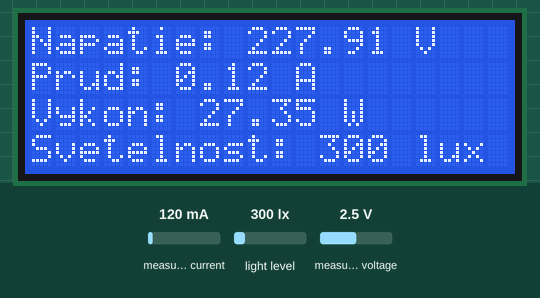
Simulated run of this sketch. Board: ESP32. On the bench: 20×4 character LCD. Inputs (shaded band) come from the test bench; at power-on: measured current 120 mA, light level 300 lx, measured voltage 2.5 V. WiFi joins after 1.5 s; servers stay silent unless stated; uploads are accepted with an empty reply; what the sketch prints to the serial monitor is not drawn.

Above: at 3.7 s.
3.8 s: measured current set to 40 mA
At 5.2 s:
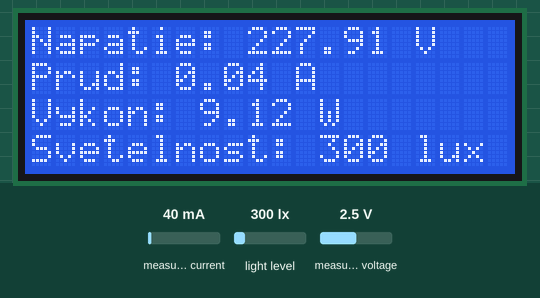
5.5 s: light level set to 40 lx
At 6.8 s:
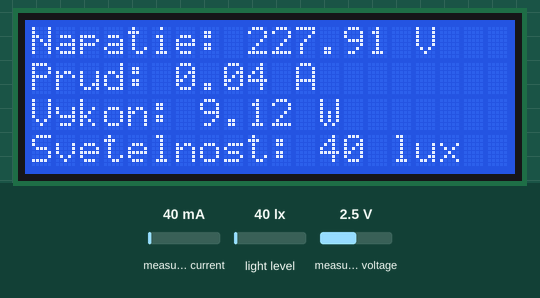
7.5 s: measured voltage set to 0.1 V
At 9.0 s:
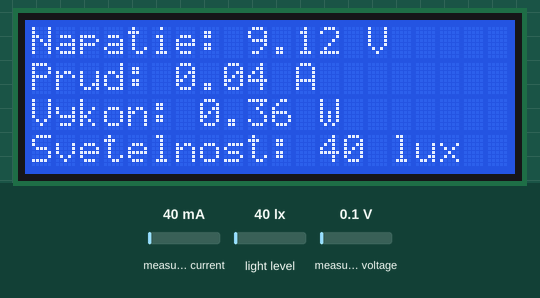
9.4 s: measured current set to 500 mA
At 11.0 s:
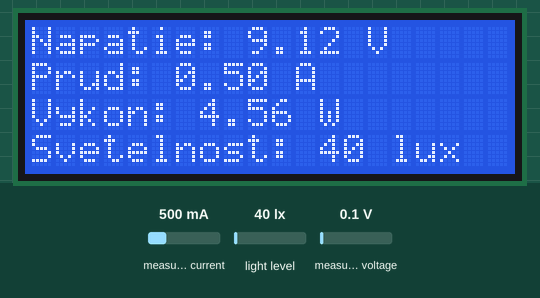
11.3 s: light level set to 500 lx
At 12.9 s:
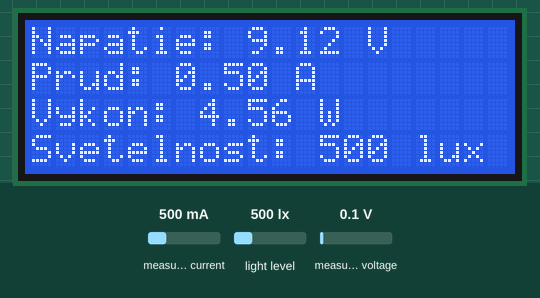
13.2 s: measured voltage set to 1.2 V
At 14.1 s:
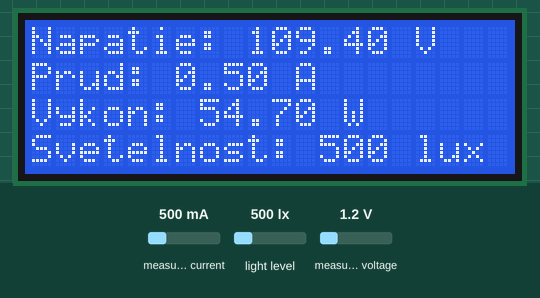
Timing chart, 0 to 16.1 s (numbered marks = the images above; inputs shaded):
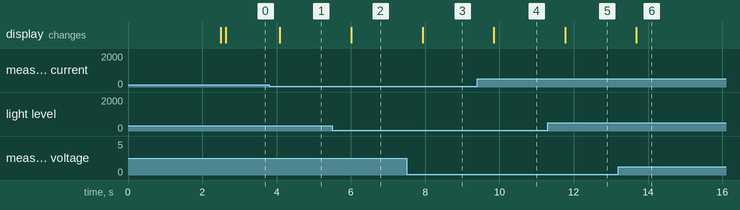

The sketch:

ESP32_ZdrojovyKod.ino
```cpp
#include <WiFi.h>
#include <HTTPClient.h>

#include <Adafruit_ADS1X15.h>

#include <ACS712.h> //špecifický
#include <BH1750.h>

#include <LiquidCrystal_I2C.h>

//---Wi-Fi
//home
const char* ssid = "***";
const char* password = "***";
const char* URL = "***-/upload.php";

/*//mobilnet
const char* ssid = "***";
const char* password = "***";
const char* URL = "***-/upload.php";
*/

Adafruit_ADS1115 adc;

#define VOLTAGE 4.096 // 6.144  // 4.096
#define BITS 32768

//  ACS712 5A  uses 185 mV per A
//  ACS712 20A uses 100 mV per A
//  ACS712 30A uses  66 mV per A
ACS712  ACS1(1, VOLTAGE, BITS, 185);
//ACS712  ACS2(3, VOLTAGE, BITS, 66);

BH1750 lightMeter;
LiquidCrystal_I2C lcd(0x27,20,4);

void setup() {
  Serial.begin(115200);

  connectWiFi();
  adcSetup();
  acs1Setup();
//  acs2Setup();
  lightMeter.begin();
  lcd.begin();
  lcd.backlight();
}

void loop() {
  if (WiFi.status() != WL_CONNECTED) {
    connectWiFi();
  }

  //Napätie - adc A? 0 or 2
  float voltage = readVoltage(0);

  //Prúd CH1
  float current_ch1 = ACS1.mA_DC();
  current_ch1 = current_ch1/1000,2;

  //Prúd CH2
  //float current_ch2 = ACS2.mA_DC();

  //Výkon
  float power = voltage*current_ch1;

  //Svetelnosť
  int light = lightMeter.readLightLevel();

  //Efektivita
  int effectivity = calcEffectivity(light, power);

  //Zariadenie (MAC)
  String device = WiFi.macAddress();

  displayData(voltage, current_ch1, power, light);
  sendData(voltage, current_ch1, power, light, effectivity, device);
  delay(200);
}

void connectWiFi() {
  WiFi.mode(WIFI_OFF);
  delay(1000);

  WiFi.mode(WIFI_STA);

  WiFi.begin(ssid, password);
  Serial.println("Connecting to WiFi");

  while (WiFi.status() != WL_CONNECTED) {
    delay(500);
    Serial.print(".");
  }
  Serial.print("Connected to: ");
  Serial.println(ssid);
  Serial.print("IP address: ");
  Serial.println(WiFi.localIP());
}

void adcSetup(){
  adc.setGain(adsGain_t::GAIN_ONE); // 4.096 - GAIN_ONE // 6.144 - GAIN_TWOTHIRDS
  adc.setDataRate(RATE_ADS1115_475SPS); // RATE_ADS1115_128SPS // RATE_ADS1115_250SPS //RATE_ADS1115_475SPS
  if (!adc.begin())
    while (true);
}

float readVoltage(uint8_t channel){
    int16_t value = adc.readADC_SingleEnded(channel);
    const int32_t R1 = 180330;
    const int32_t R2 = 2000;
    return adc.computeVolts(value) * ((R1 + R2)/(double)(R2));
}

void acs1Setup(){
  ACS1.setADC(ACS_read, VOLTAGE, BITS);
  ACS1.setMidPoint(12670);
  ACS1.autoMidPointDC(200);
}

/*
void acs2Setup(){
  ACS2.setADC(ACS_read, VOLTAGE, BITS);
  ACS2.setMidPoint(12670);
  ACS2.autoMidPointDC(200);
}
*/

uint16_t ACS_read(uint8_t channel){
  const int32_t R1 = 10000;
  const int32_t R2 = 20000;
  uint16_t value = (double)(adc.readADC_SingleEnded(channel)) * ((R1 + R2)/(double)(R2));
  return value;
}

int calcEffectivity(int light, float power){
  float factor = 0.0001;
  float effectivity = 100 - (power / light * 100);
  return effectivity = effectivity < 0 ? 0 : (effectivity > 100 ? 100 : effectivity);
}

void sendData(float voltage, float current_ch1, float power, int light, int effectivity, String device){
  String postData = "voltage=" + String(voltage) + "&current=" + String(current_ch1) + "&light=" + String(light) + "&power=" + String(power) + "&effectivity=" + String(effectivity) + "&device=" + device;
  HTTPClient http;
  http.begin(URL);
  http.addHeader("Content-Type", "application/x-www-form-urlencoded");
  int httpCode = http.POST(postData);
  String payload = http.getString();
  if (httpCode > 0) {
    if (httpCode == HTTP_CODE_OK) {
      String payload = http.getString();
      Serial.println(payload);
    } else {
      Serial.printf("[HTTP] GET... code: %d\n", httpCode);
    }
  } else {
    Serial.printf("[HTTP] GET... failed, error: %s\n", http.errorToString(httpCode).c_str());
  }
  http.end();
  Serial.print("URL: ");
  Serial.println(URL);
  Serial.print("Data: ");
  Serial.println(postData);
  Serial.print("httpCode: ");
  Serial.println(httpCode);
  Serial.print("payload : ");
  Serial.println(payload);
  Serial.println("--------------------------------------------------");
}

void displayData(float voltage, float current_ch1, float power, int light){
  lcd.clear();

  lcd.print("Napatie: ");
  lcd.print(voltage);
  lcd.print(" V");

  lcd.setCursor(0,1);
  lcd.print("Prud: ");
  lcd.print(current_ch1);
  lcd.print(" A");

  lcd.setCursor(0,2);
  lcd.print("Vykon: ");
  lcd.print(power);
  lcd.print(" W");

  lcd.setCursor(0,3);
  lcd.print("Svetelnost: ");
  lcd.print(light);
  lcd.print(" lux");
}
```

Measured:
- after the input at 3.8 s, the display: changes after 0.29 s (image 1)
- after the input at 5.5 s, the display: changes after 0.51 s (image 2)
- after the input at 7.5 s, the display: changes after 0.43 s (image 3)
- after the input at 9.4 s, the display: changes after 0.45 s (image 4)
- after the input at 11.3 s, the display: changes after 0.47 s (image 5)
- after the input at 13.2 s, the display: changes after 0.49 s (image 6)
